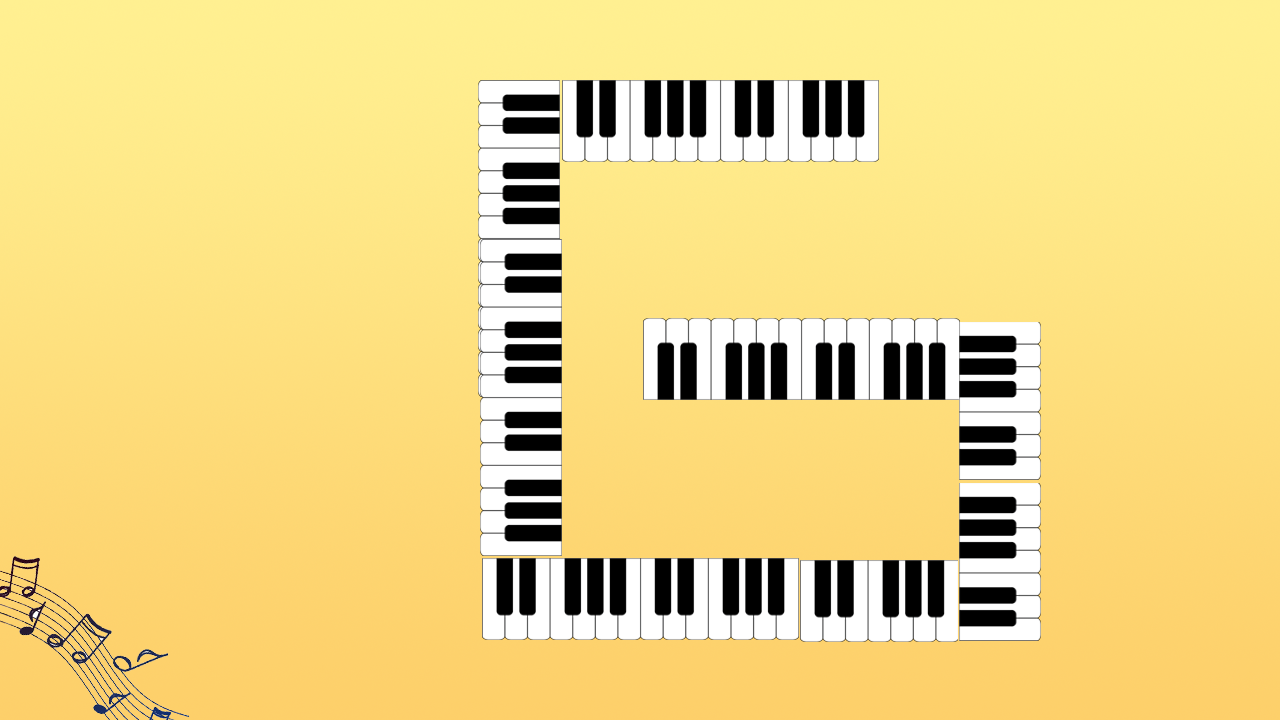

A 2D game scene composited from a Tiled map and its tileset images. What follows is a short description and the map's XML, with each tile layer's data collapsed to a summary:
An orthogonal 16x9 tile map with 80x80 px tiles, 1 tile layer (块层 1) and 32 objects (enemy, baby, assistant).

<map version="1.0" orientation="orthogonal" width="16" height="9" tilewidth="80" tileheight="80">
 <tileset firstgid="1" name="4" tilewidth="80" tileheight="80">
  <image source="4.png" width="1280" height="720" />
 </tileset>
 <layer name="块层 1" width="16" height="9">
  <data>[144 cells, 144 non-empty, 144 distinct tile ids]</data>
 </layer>
 <objectgroup name="people" width="16" height="9">
  <object name="enemy" x="640" y="320" width="80" height="80" />
  <object name="baby" x="880" y="80" width="80" height="80" />
  <object name="assistant" x="845" y="105" width="31" height="29" />
 </objectgroup>
 <objectgroup name="barrier" width="16" height="9">
  <object x="480" y="80" width="480" />
  <object x="560" y="160" width="400" />
  <object x="480" y="80" height="560" />
  <object x="560" y="160" height="400" />
  <object x="560" y="560" width="400" />
  <object x="960" y="400" height="160" />
  <object x="640" y="400" width="320" />
  <object x="640" y="320" height="80" />
  <object x="640" y="320" width="400" />
  <object x="1040" y="320" height="320" />
  <object x="480" y="640" width="560" />
 </objectgroup>
 <objectgroup name="road" width="16" height="9">
  <object x="643" y="320" width="353" height="79">
   <properties>
    <property name="direction" value="right" />
   </properties>
  </object>
  <object x="961" y="320" width="77" height="281">
   <properties>
    <property name="direction" value="down" />
   </properties>
  </object>
  <object x="521" y="556" width="517" height="83">
   <properties>
    <property name="direction" value="left" />
   </properties>
  </object>
  <object x="479" y="120" width="79" height="519">
   <properties>
    <property name="direction" value="up" />
   </properties>
  </object>
  <object x="479" y="79" width="403" height="81">
   <properties>
    <property name="direction" value="right" />
   </properties>
  </object>
 </objectgroup>
 <objectgroup name="tower" width="16" height="9">
  <object x="720" y="160" width="80" height="80">
   <properties>
    <property name="type" value="5,6,8" />
   </properties>
  </object>
  <object x="960" y="240" width="80" height="80">
   <properties>
    <property name="type" value="5,6,8" />
   </properties>
  </object>
  <object x="720" y="480" width="80" height="80">
   <properties>
    <property name="type" value="5,6,8" />
   </properties>
  </object>
  <object x="560" y="480" width="80" height="80">
   <properties>
    <property name="type" value="5,6,8" />
   </properties>
  </object>
  <object x="400" y="480" width="80" height="80">
   <properties>
    <property name="type" value="5,6,8" />
   </properties>
  </object>
  <object x="560" y="240" width="80" height="80">
   <properties>
    <property name="type" value="5,6,8" />
   </properties>
  </object>
  <object x="1040" y="400" width="80" height="80">
   <properties>
    <property name="type" value="5,6,8" />
   </properties>
  </object>
  <object x="400" y="160" width="80" height="80">
   <properties>
    <property name="type" value="5,6,8" />
   </properties>
  </object>
  <object x="720" y="400" width="80" height="80">
   <properties>
    <property name="type" value="5,6,8" />
   </properties>
  </object>
  <object x="560" y="400" width="80" height="80">
   <properties>
    <property name="type" value="5,6,8" />
   </properties>
  </object>
  <object x="1040" y="320" width="80" height="80">
   <properties>
    <property name="type" value="5,6,8" />
   </properties>
  </object>
  <object x="640" y="400" width="80" height="80">
   <properties>
    <property name="type" value="5,6,8" />
   </properties>
  </object>
  <object x="640" y="240" width="80" height="80">
   <properties>
    <property name="type" value="5,6,8" />
   </properties>
  </object>
 </objectgroup>
</map>
